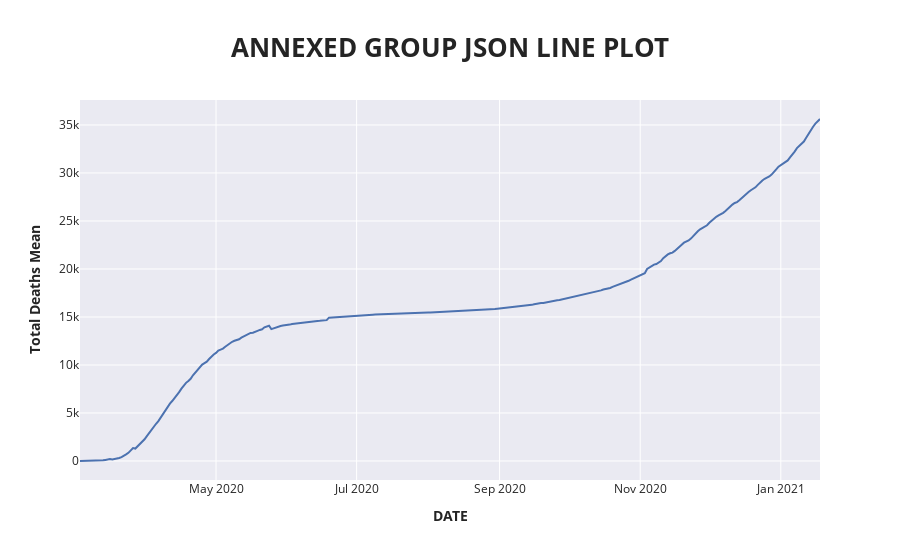
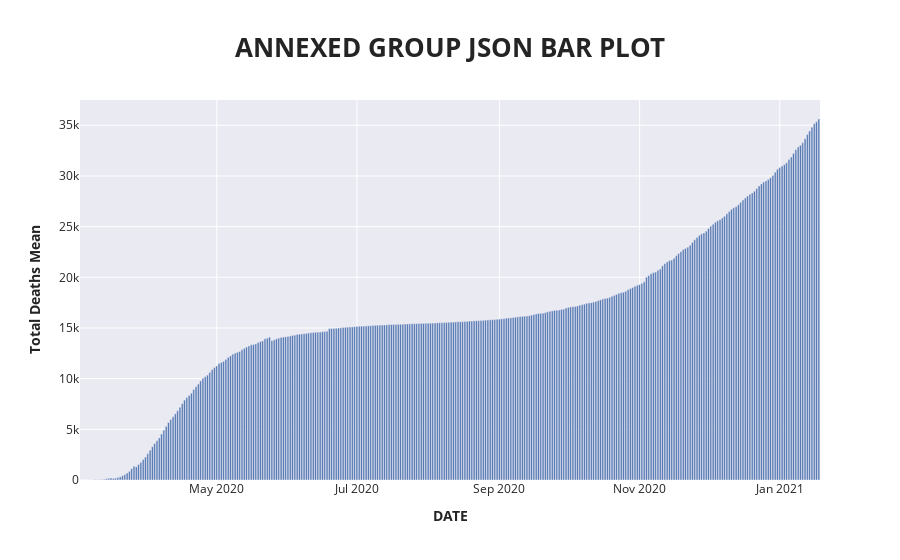

Notebook cell for these charts, in order:
### Code cell
fig3 = variable_visual.make_lineplot(data=df_json, x='Date', y='Total Deaths Mean', x_label='DATE', y_label='Total Deaths Mean', title='ANNEXED GROUP JSON LINE PLOT')

fig4 = variable_visual.make_barplot(data=df_json, x='Date', y='Total Deaths Mean', x_label='DATE', y_label='Total Deaths Mean', title='ANNEXED GROUP JSON BAR PLOT')

### Figure 1 — Plotly figure (JSON) as saved in the notebook; plotly's stock layout.template omitted (floating-point values rounded to 4 significant figures; data arrays with more than 128 entries replaced by an {"elided": "..."} marker saying what was removed)
{"data": [{"hovertemplate": "<b>DATE</b>=%{x}<br><b>Total Deaths Mean</b>=%{y}<extra></extra>", "legendgroup": "", "line": {"color": "rgb(76,114,176)", "dash": "solid"}, "mode": "lines", "name": "", "orientation": "v", "showlegend": false, "type": "scatter", "x": {"elided": "322 str values"}, "xaxis": "x", "y": {"elided": "322 float values"}, "yaxis": "y"}], "layout": {"legend": {"tracegroupgap": 0}, "title": {"text": "<span style=\"font-size: 26px;\"><b>ANNEXED GROUP JSON LINE PLOT</b></span>", "y": 0.92}, "xaxis": {"anchor": "y", "domain": [0, 1], "title": {"text": "<b>DATE</b>"}}, "yaxis": {"anchor": "x", "domain": [0, 1], "title": {"text": "<b>Total Deaths Mean</b>"}}}}

### Figure 2 — Plotly figure (JSON) as saved in the notebook; plotly's stock layout.template omitted (floating-point values rounded to 4 significant figures; data arrays with more than 128 entries replaced by an {"elided": "..."} marker saying what was removed)
{"data": [{"alignmentgroup": "True", "hovertemplate": "<b>DATE</b>=%{x}<br><b>Total Deaths Mean</b>=%{y}<extra></extra>", "legendgroup": "", "marker": {"color": "rgb(76,114,176)"}, "name": "", "offsetgroup": "", "orientation": "v", "showlegend": false, "textposition": "auto", "type": "bar", "x": {"elided": "322 str values"}, "xaxis": "x", "y": {"elided": "322 float values"}, "yaxis": "y"}], "layout": {"barmode": "relative", "legend": {"tracegroupgap": 0}, "title": {"text": "<span style=\"font-size: 26px;\"><b>ANNEXED GROUP JSON BAR PLOT</b></span>", "y": 0.92}, "xaxis": {"anchor": "y", "domain": [0, 1], "title": {"text": "<b>DATE</b>"}}, "yaxis": {"anchor": "x", "domain": [0, 1], "title": {"text": "<b>Total Deaths Mean</b>"}}}}
